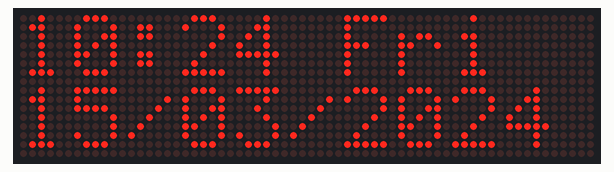
Simulated run of this sketch. Board: Arduino Uno, built with avr-gcc and run on an emulated ATmega328P. On the bench: 64×16 LED matrix. Wiring (inferred from the names in the program): DS3231 clock at I2C address 0x68. The local clock reads 2024-03-15 10:24:30 at power-on unless the sketch sets it.

Above: at 0.1 s.
At 15.3 s:
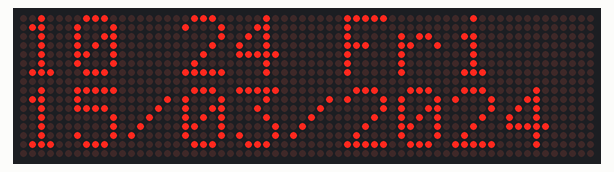
At 32.5 s:
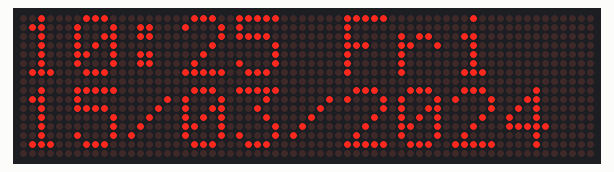
At 63.9 s:
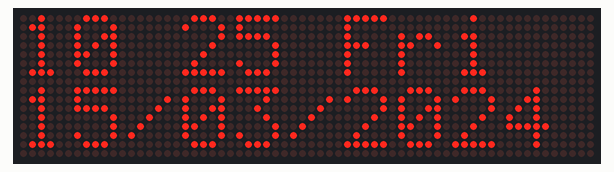
At 95.3 s:
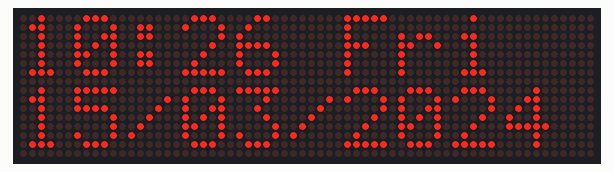
At 128.7 s:
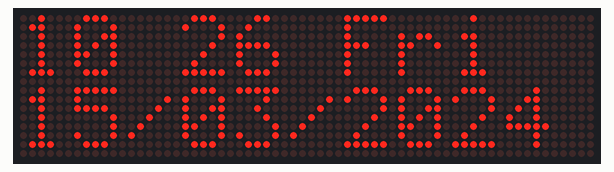

The sketch:

Hien_thi_thoi_gian_LED_panel.ino
```cpp
#include <DMD.h>
#include <SPI.h>
#include <TimerOne.h>
#include "SystemFont5x7.h"
#include "Arial_black_16.h"
#define DISPLAYS_ACROSS 2
#define DISPLAYS_DOWN 1
DMD dmd(DISPLAYS_ACROSS, DISPLAYS_DOWN);
String tiktok = ":";
//RTC setup
#include "Wire.h"
#define DS3231_I2C_ADDRESS 0x68
  byte x,y;
  byte second, minute, hour, dayOfWeek, dayOfMonth, month, year;
  String thu;
// Convert normal decimal numbers to binary coded decimal
byte decToBcd(byte val)
{
  return( (val/10*16) + (val%10) );
}
// Convert binary coded decimal to normal decimal numbers
byte bcdToDec(byte val)
{
  return( (val/16*10) + (val%16) );
}
//RTC_setup


void ScanDMD() // necessary interrupt handler for refresh scanning of DMD
{
  dmd.scanDisplayBySPI();
  dmd.setBrightness(254);
}

void setup() {
  dmd.selectFont(System5x7);
  //initialize TimerOne's interrupt/CPU usage used to scan and refresh the display
   Timer1.initialize( 5000 );           //period in microseconds to call ScanDMD. Anything longer than 5000 (5ms) and you can see flicker.
   Timer1.attachInterrupt( ScanDMD );   //attach the Timer1 interrupt to ScanDMD which goes to dmd.scanDisplayBySPI()
   dmd.clearScreen( true );   //true is normal (all pixels off), false is negative (all pixels on)
  Wire.begin();
  Serial.begin(9600);

  // set the initial time here:
  // DS3231 seconds, minutes, hours, day, date, month, year
   //setDS3231time(00,19,15,2,19,9,16);
}

void setDS3231time(byte second, byte minute, byte hour, byte dayOfWeek, byte dayOfMonth, byte month, byte year)
{
  // sets time and date data to DS3231
  Wire.beginTransmission(DS3231_I2C_ADDRESS);
  Wire.write(0); // set next input to start at the seconds register
  Wire.write(decToBcd(second)); // set seconds
  Wire.write(decToBcd(minute)); // set minutes
  Wire.write(decToBcd(hour)); // set hours
  Wire.write(decToBcd(dayOfWeek)); // set day of week (1=Sunday, 7=Saturday)
  Wire.write(decToBcd(dayOfMonth)); // set date (1 to 31)
  Wire.write(decToBcd(month)); // set month
  Wire.write(decToBcd(year)); // set year (0 to 99)
  Wire.endTransmission();
}
void readDS3231time(byte *second,
byte *minute,
byte *hour,
byte *dayOfWeek,
byte *dayOfMonth,
byte *month,
byte *year)
{
  Wire.beginTransmission(DS3231_I2C_ADDRESS);
  Wire.write(0); // set DS3231 register pointer to 00h
  Wire.endTransmission();
  Wire.requestFrom(DS3231_I2C_ADDRESS, 7);
  // request seven bytes of data from DS3231 starting from register 00h
  *second = bcdToDec(Wire.read() & 0x7f);
  *minute = bcdToDec(Wire.read());
  *hour = bcdToDec(Wire.read() & 0x3f);
  *dayOfWeek = bcdToDec(Wire.read());
  *dayOfMonth = bcdToDec(Wire.read());
  *month = bcdToDec(Wire.read());
  *year = bcdToDec(Wire.read());
}
void loop() {


  readDS3231time(&second, &minute, &hour, &dayOfWeek, &dayOfMonth, &month,&year);
  String giay  = String(second,    DEC);
  String phut  = String(minute,    DEC);
  String gio   = String(hour,      DEC);
  String thu   = String(dayOfWeek, DEC);
  String ngay  = String(dayOfMonth,DEC);
  String thang = String(month,     DEC);
  String nam   = String(year+2000, DEC);

switch(dayOfWeek){
  case 1:
    thu = "Sun";
  break;
  case 2:
    thu = "Mon";
    break;
  case 3:
    thu = "Tue";
    break;
  case 4:
    thu = "Wed";
    break;
  case 5:
    thu = "Thu";
    break;
  case 6:
    thu = "Fri";
    break;
  case 7:
    thu = "Sat";
    break;
}

if(hour<10)
  gio = "0" + gio;
if(minute<10)
  phut = "0" + phut;
if(dayOfMonth<10)
  ngay = "0" + ngay;
if(month<10)
  thang = "0" + thang;
if(second<10)
  giay = "0" + giay;

tiktok = ":";
String dong1 = gio + tiktok + phut + " " + thu;

String dong2 = ngay + "/" + thang + "/" + nam;
       x=0;y=0;
       dmd.drawString(  (32*x),   (16*y) , &dong1[0] , 10, GRAPHICS_NORMAL );
       dmd.drawString(  (32*x), 8+(16*y) , &dong2[0] , 10, GRAPHICS_NORMAL );
       delay(1000);

tiktok = " ";
dong1 = gio + tiktok + phut + " " + thu;
       dmd.drawString(  (32*x),   (16*y) , &dong1[0] , 10, GRAPHICS_NORMAL );
       delay(1000);

}
```

Measured:
- what the display in image 1 shows lasts 1.0 s, from 15.2 s to 16.2 s
